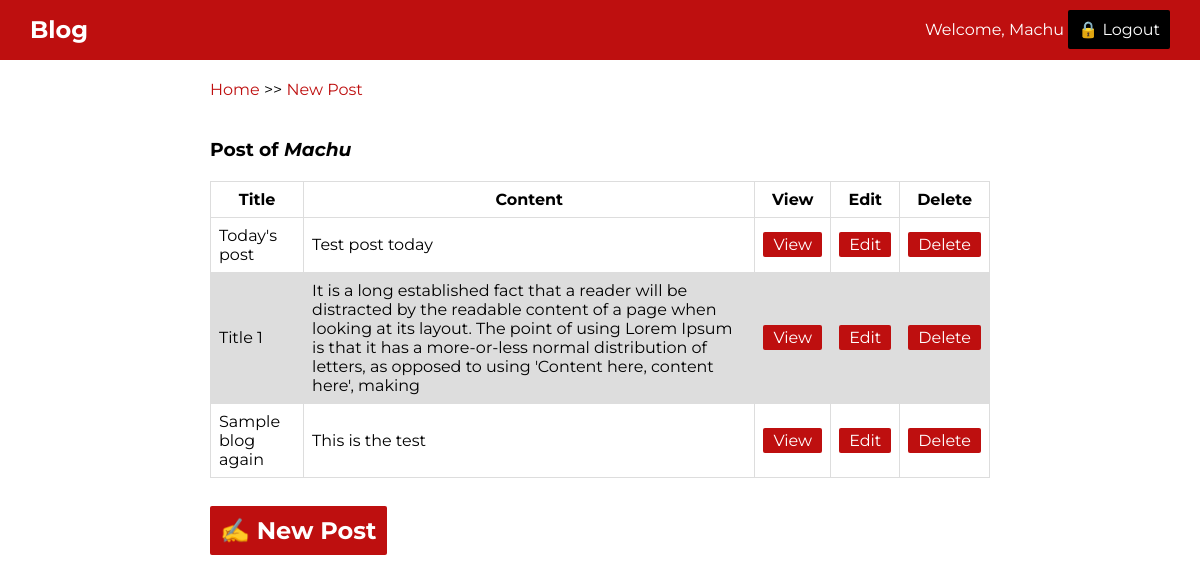
Page /list (signed in) on the committed database.
### blog_auth/models.py (models this page shows, shortened)
class MyUser(AbstractBaseUser):
    email = models.EmailField(
        verbose_name='email address',
        max_length=255,
        unique=True,
    )
    name = models.CharField(max_length=255)
    is_active = models.BooleanField(default=True)
    is_admin = models.BooleanField(default=False)
    objects = MyUserManager()
    USERNAME_FIELD = 'email'
    REQUIRED_FIELDS = ['name']
    def __str__(self):
        return self.name

### blog/models.py (models this page shows, shortened)
class Post(models.Model):
    title = models.CharField(max_length=200)
    content = models.TextField()
    image = models.FileField(upload_to='media', blank=True, null=True)
    created_date = models.DateTimeField(auto_now_add=True)
    created_by = models.ForeignKey(MyUser, on_delete=models.CASCADE)

### blog/views.py (the view)
# urls.py: url('list', views.list_post, name='list_post'),
@login_required
def list_post(request):
    template_name = 'blog/post_list.html'
    posts = Post.objects.filter(created_by=request.user)
    data = {}
    data['posts'] = posts
    return render(request, template_name, data)

### blog/templates/blog/post_list.html
{% extends 'base.html' %}
{% block breadcrumb %}{{ block.super }} >> <a href="{% url 'new_post' %}">New Post</a>{% endblock %}
{% block content %}
    <div class="blog-table">
        <h3>Post of <i>{{ request.user }}</i></h3>
        {% if posts %}
            <table border="1">
                <thead>
                <tr>
                    <th>Title</th>
                    <th>Content</th>
                    <th>View</th>
                    <th>Edit</th>
                    <th>Delete</th>
                </tr>
                </thead>
                <tbody>
                {% for post in posts %}
                    <tr>
                        <td>{{ post.title }}</td>
                        <td>{{ post.content }}</td>
                        <td><a href="{% url "view_post" post.id %}">View</a></td>
                        <td><a href="{% url "edit_post" post.id %}">Edit</a></td>
                        <td><a href="{% url "delete_post" post.id %}">Delete</a></td>
                    </tr>
                {% endfor %}
                </tbody>
            </table>
            {% else %}
            <p>No posts</p>
        {% endif %}
        <br><br>
        <h2><a href="{% url "new_post" %}">&#9997 New Post</a></h2>
    </div>
{% endblock %}

### templates/base.html (shortened to what this page needs)
{% load static %}<!DOCTYPE html>
<html lang="en">
<head>
    <link rel="stylesheet" href="{% static 'blog/css/reset.css' %}">
    <link rel="stylesheet" href="{% static 'blog/css/style.css' %}">
</head>
<body>
<nav>
    <h2>Blog</h2>
    {% if user.is_authenticated %}
        <p>Welcome, {{ user.name }} <a href="{% url 'logout' %}">&#128274 Logout</a></p>
    {% else %}
        <p><a href="{% url 'login' %}">&#128275 Login</a>&nbsp;<a href="{% url 'sign_up' %}"> Signup</a></p>
    {% endif %}
</nav>
<section class="content-wrapper">
    <div class="breadcrumb">
        <p>{% block breadcrumb %}<a href="{% url 'home' %}">Home</a>{% endblock %}</p>
    </div>
    {% block content %}
    {% endblock %}
</section>
</body>
</html>

### static/blog/css/style.css (style rules this page uses)
:root { --primary: rgb(190, 15, 15); --primary-light: rgb(212, 47, 47); --secondary: #000; --light-dark: #3d3d3d; --lighter-dark: #5e5d5d; }
body { font-family: 'Montserrat', sans-serif; }
h2 { margin: 0; }
a { text-decoration: none; color: var(--secondary); }
nav { display: flex; background-color: var(--primary); color: #fff; line-height: 60px; padding: 0 30px; }
nav > h2, p { margin: 0; }
nav > p > a { color: #fff; padding: 10px; background-color: var(--secondary); border-radius: 2px; }
nav > h2 { margin-right: auto; }
.content-wrapper { display: grid; grid-template-columns: 1fr auto 1fr; padding: 0 30px; margin: 20px 0; }
.content-wrapper > div { grid-column: 2; max-width: 780px; margin: 20px 0; }
.content-wrapper > .breadcrumb { margin: 0; }
.breadcrumb a { color: var(--primary); }
.blog-table h2 a { color: #fff; padding: 10px; background-color: var(--primary); border-radius: 2px; }
table { width: 100%; margin-top: 20px; }
td, th { border: 1px solid #dddddd; padding: 8px; }
tr:nth-child(even) { background-color: #dddddd; }
td > a { color: #fff; padding: 3px 10px; background-color: var(--primary); border-radius: 2px; }

### rows in the picture
MyUser: name "Machu", user "Machu"
Post: title "Today's post", content "Test post today"
Post: title "Title 1", content "It is a long established fact that a reader will be distracted by the readable content of a page when looking at its layout. The point of using Lorem Ipsum is that it has a more-or-less normal distribution of letters, as opposed to using 'Content here, content here', making"
Post: title "Sample blog again", content "This is the test"
